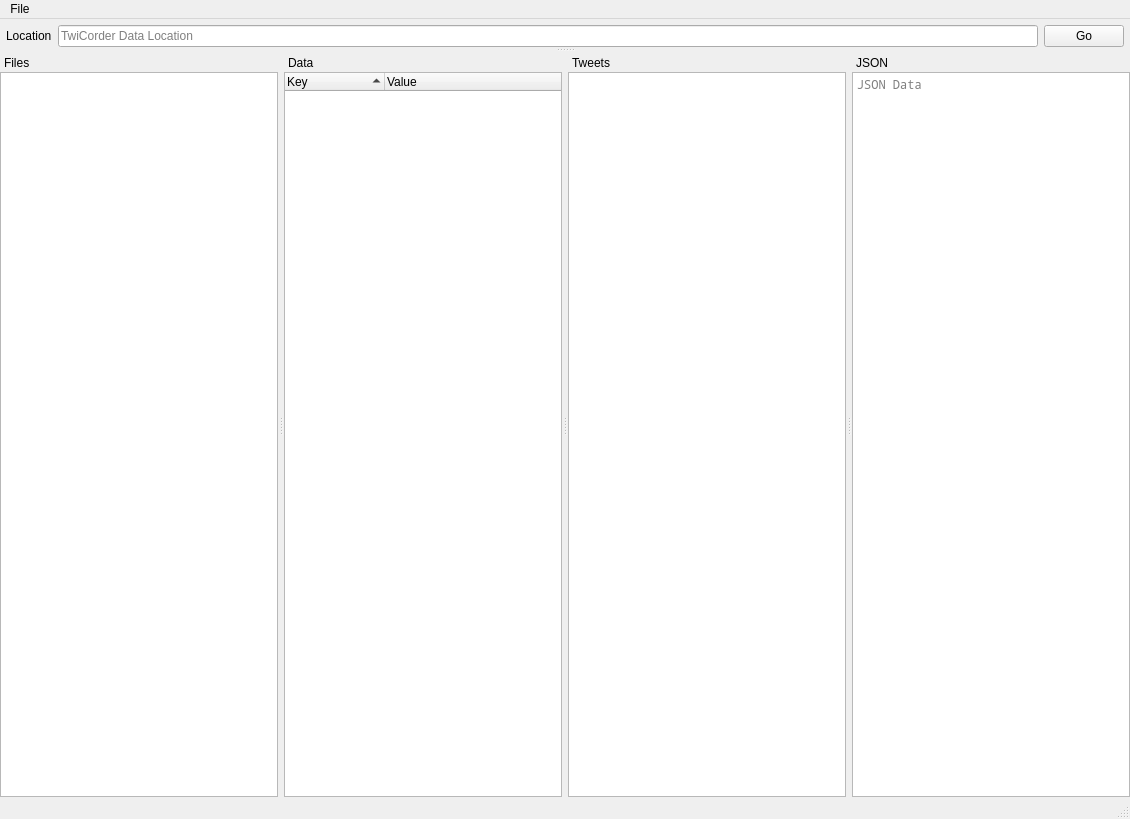
<?xml version="1.0" encoding="UTF-8"?>
<ui version="4.0">
 <class>mainwindow</class>
 <widget class="QMainWindow" name="mainwindow">
  <property name="geometry">
   <rect>
    <x>0</x>
    <y>0</y>
    <width>1130</width>
    <height>819</height>
   </rect>
  </property>
  <property name="windowTitle">
   <string>TwiViewer</string>
  </property>
  <property name="tabShape">
   <enum>QTabWidget::Rounded</enum>
  </property>
  <property name="dockNestingEnabled">
   <bool>true</bool>
  </property>
  <property name="unifiedTitleAndToolBarOnMac">
   <bool>true</bool>
  </property>
  <widget class="QWidget" name="centralwidget">
   <property name="sizePolicy">
    <sizepolicy hsizetype="Preferred" vsizetype="Maximum">
     <horstretch>0</horstretch>
     <verstretch>0</verstretch>
    </sizepolicy>
   </property>
   <layout class="QVBoxLayout" name="verticalLayout">
    <property name="leftMargin">
     <number>0</number>
    </property>
    <property name="topMargin">
     <number>0</number>
    </property>
    <property name="rightMargin">
     <number>0</number>
    </property>
    <property name="bottomMargin">
     <number>0</number>
    </property>
    <item>
     <layout class="QHBoxLayout" name="horizontalLayout" stretch="0,1,0">
      <property name="leftMargin">
       <number>6</number>
      </property>
      <property name="topMargin">
       <number>6</number>
      </property>
      <property name="rightMargin">
       <number>6</number>
      </property>
      <item>
       <widget class="QLabel" name="location_label">
        <property name="text">
         <string>Location</string>
        </property>
       </widget>
      </item>
      <item>
       <widget class="QLineEdit" name="location_lineedit">
        <property name="placeholderText">
         <string>TwiCorder Data Location</string>
        </property>
       </widget>
      </item>
      <item>
       <widget class="QPushButton" name="location_go_button">
        <property name="text">
         <string>Go</string>
        </property>
       </widget>
      </item>
     </layout>
    </item>
   </layout>
  </widget>
  <widget class="QMenuBar" name="menubar">
   <property name="geometry">
    <rect>
     <x>0</x>
     <y>0</y>
     <width>1130</width>
     <height>22</height>
    </rect>
   </property>
   <widget class="QMenu" name="menuFile">
    <property name="title">
     <string>File</string>
    </property>
    <addaction name="actionAbbout"/>
   </widget>
   <addaction name="menuFile"/>
  </widget>
  <widget class="QStatusBar" name="statusbar"/>
  <widget class="QDockWidget" name="files_dockwidget">
   <property name="features">
    <set>QDockWidget::DockWidgetMovable</set>
   </property>
   <property name="allowedAreas">
    <set>Qt::BottomDockWidgetArea</set>
   </property>
   <property name="windowTitle">
    <string>Files</string>
   </property>
   <attribute name="dockWidgetArea">
    <number>8</number>
   </attribute>
   <widget class="QWidget" name="dockWidgetContents_3">
    <layout class="QVBoxLayout" name="verticalLayout_2">
     <property name="leftMargin">
      <number>0</number>
     </property>
     <property name="topMargin">
      <number>0</number>
     </property>
     <property name="rightMargin">
      <number>0</number>
     </property>
     <property name="bottomMargin">
      <number>0</number>
     </property>
     <item>
      <widget class="QListWidget" name="files_listwidget">
       <property name="sizePolicy">
        <sizepolicy hsizetype="Preferred" vsizetype="Expanding">
         <horstretch>0</horstretch>
         <verstretch>0</verstretch>
        </sizepolicy>
       </property>
      </widget>
     </item>
    </layout>
   </widget>
  </widget>
  <widget class="QDockWidget" name="data_dockwidget">
   <property name="sizePolicy">
    <sizepolicy hsizetype="MinimumExpanding" vsizetype="Preferred">
     <horstretch>0</horstretch>
     <verstretch>0</verstretch>
    </sizepolicy>
   </property>
   <property name="features">
    <set>QDockWidget::DockWidgetMovable</set>
   </property>
   <property name="allowedAreas">
    <set>Qt::BottomDockWidgetArea</set>
   </property>
   <property name="windowTitle">
    <string>Data</string>
   </property>
   <attribute name="dockWidgetArea">
    <number>8</number>
   </attribute>
   <widget class="QWidget" name="dockWidgetContents_4">
    <layout class="QVBoxLayout" name="verticalLayout_3">
     <property name="leftMargin">
      <number>0</number>
     </property>
     <property name="topMargin">
      <number>0</number>
     </property>
     <property name="rightMargin">
      <number>0</number>
     </property>
     <property name="bottomMargin">
      <number>0</number>
     </property>
     <item>
      <widget class="QTreeWidget" name="data_treewidget">
       <property name="sizePolicy">
        <sizepolicy hsizetype="MinimumExpanding" vsizetype="Expanding">
         <horstretch>0</horstretch>
         <verstretch>0</verstretch>
        </sizepolicy>
       </property>
       <property name="tabKeyNavigation">
        <bool>true</bool>
       </property>
       <property name="showDropIndicator" stdset="0">
        <bool>false</bool>
       </property>
       <property name="alternatingRowColors">
        <bool>true</bool>
       </property>
       <property name="sortingEnabled">
        <bool>true</bool>
       </property>
       <property name="animated">
        <bool>true</bool>
       </property>
       <property name="wordWrap">
        <bool>true</bool>
       </property>
       <attribute name="headerVisible">
        <bool>true</bool>
       </attribute>
       <column>
        <property name="text">
         <string>Key</string>
        </property>
       </column>
       <column>
        <property name="text">
         <string>Value</string>
        </property>
       </column>
      </widget>
     </item>
    </layout>
   </widget>
  </widget>
  <widget class="QDockWidget" name="tweets_dockwidget">
   <property name="features">
    <set>QDockWidget::DockWidgetMovable</set>
   </property>
   <property name="allowedAreas">
    <set>Qt::BottomDockWidgetArea</set>
   </property>
   <property name="windowTitle">
    <string>Tweets</string>
   </property>
   <attribute name="dockWidgetArea">
    <number>8</number>
   </attribute>
   <widget class="QWidget" name="dockWidgetContents_5">
    <layout class="QVBoxLayout" name="verticalLayout_4">
     <property name="leftMargin">
      <number>0</number>
     </property>
     <property name="topMargin">
      <number>0</number>
     </property>
     <property name="rightMargin">
      <number>0</number>
     </property>
     <property name="bottomMargin">
      <number>0</number>
     </property>
     <item>
      <widget class="QListWidget" name="tweets_listwidget">
       <property name="sizePolicy">
        <sizepolicy hsizetype="Preferred" vsizetype="Expanding">
         <horstretch>0</horstretch>
         <verstretch>0</verstretch>
        </sizepolicy>
       </property>
      </widget>
     </item>
    </layout>
   </widget>
  </widget>
  <widget class="QDockWidget" name="json_dockwidget">
   <property name="features">
    <set>QDockWidget::DockWidgetMovable</set>
   </property>
   <property name="allowedAreas">
    <set>Qt::BottomDockWidgetArea</set>
   </property>
   <property name="windowTitle">
    <string>JSON</string>
   </property>
   <attribute name="dockWidgetArea">
    <number>8</number>
   </attribute>
   <widget class="QWidget" name="dockWidgetContents_6">
    <layout class="QVBoxLayout" name="verticalLayout_7">
     <property name="leftMargin">
      <number>0</number>
     </property>
     <property name="topMargin">
      <number>0</number>
     </property>
     <property name="rightMargin">
      <number>0</number>
     </property>
     <property name="bottomMargin">
      <number>0</number>
     </property>
     <item>
      <widget class="QPlainTextEdit" name="data_textedit">
       <property name="font">
        <font>
         <family>Noto Mono</family>
        </font>
       </property>
       <property name="readOnly">
        <bool>true</bool>
       </property>
       <property name="textInteractionFlags">
        <set>Qt::LinksAccessibleByKeyboard|Qt::LinksAccessibleByMouse|Qt::TextBrowserInteraction|Qt::TextSelectableByKeyboard|Qt::TextSelectableByMouse</set>
       </property>
       <property name="placeholderText">
        <string>JSON Data</string>
       </property>
      </widget>
     </item>
    </layout>
   </widget>
  </widget>
  <action name="actionAbbout">
   <property name="text">
    <string>About</string>
   </property>
  </action>
 </widget>
 <resources/>
 <connections/>
</ui>
